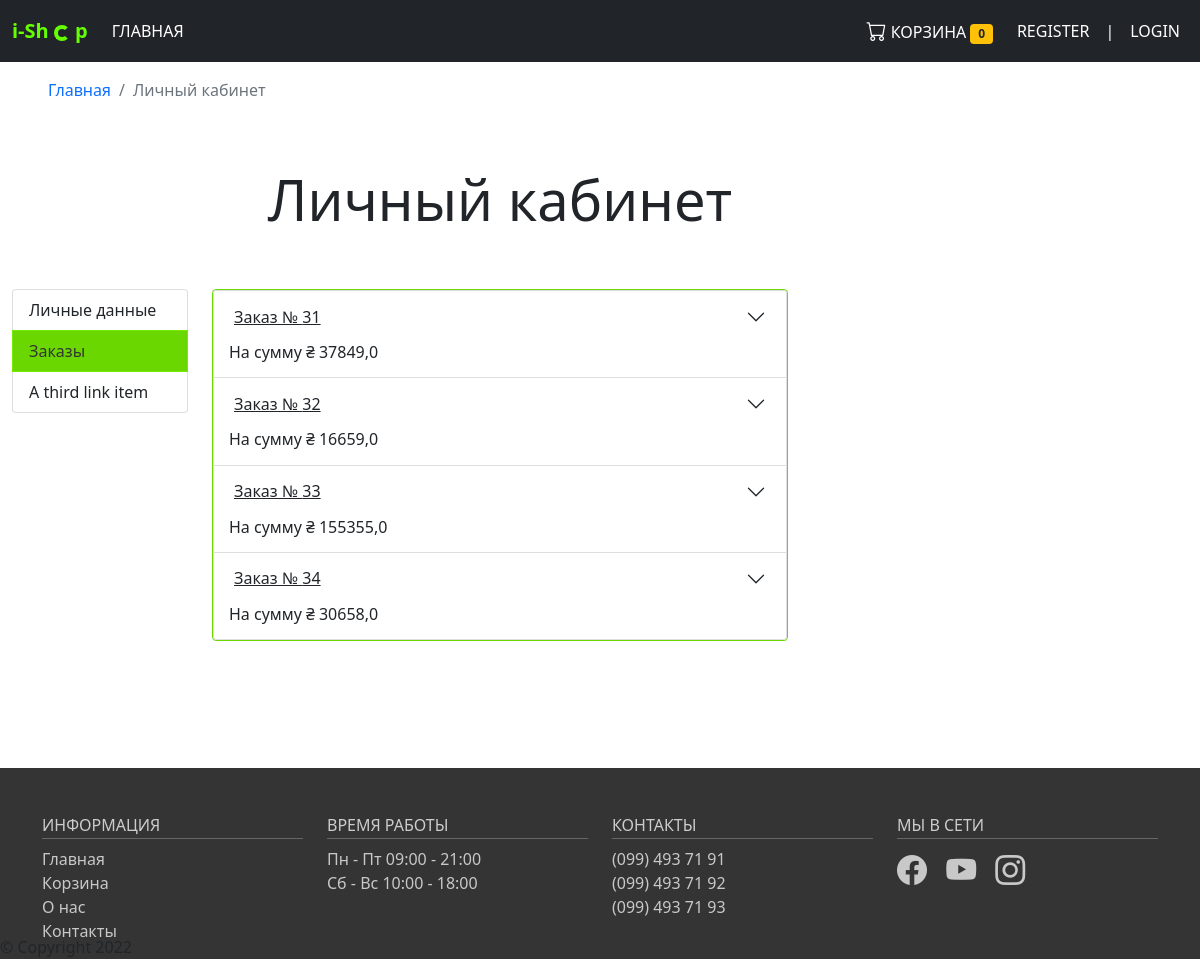
The page /user_orders/ on the database as committed earlier.
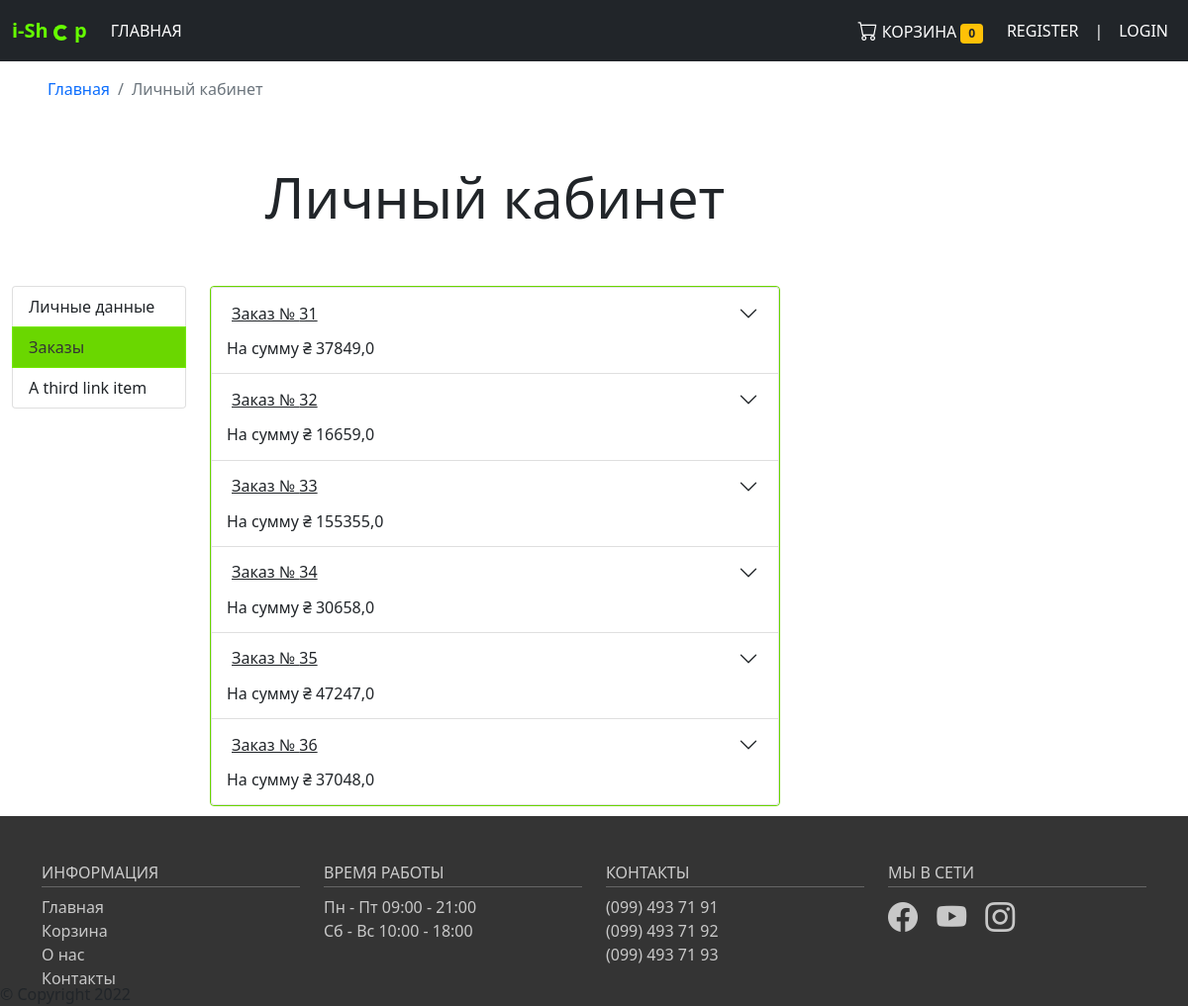
The same page on the database as committed later.
### i_shop/models.py (models this page shows, shortened)
class Order(models.Model):
    user = models.ForeignKey(User, verbose_name='Пользователь', on_delete=models.CASCADE)
    city = models.CharField(max_length=150)
    address = models.CharField(max_length=250)
    payment_type = models.ForeignKey(Payment, verbose_name='Тип оплаты', on_delete=models.SET_NULL, null=True)
    delivery_type = models.ForeignKey(Delivery, verbose_name='Тип доставки', on_delete=models.SET_NULL, null=True)
    total_price = models.FloatField()
    total_to_pay = models.FloatField()
    class Meta:
        verbose_name = 'Заказ'
        verbose_name_plural = 'Заказы'

### i_shop/views.py (the view)
# urls.py: path('user_orders/', views.UserMenuOrders.as_view(), name='user_orders'),
class UserMenuOrders(View):
    def get(self, request):
        if not request.session.get('cart'):
            request.session['cart'] = list()
        cart_content = get_cart_content(request)
        orders = Order.objects.all()
        return render(request, 'i_shop/user_menu_orders.html', {'user': request.user,
                                                                'orders': orders,
                                                                'products': cart_content.products_in_cart,
                                                                'to_pay': cart_content.to_pay,
                                                                'quantity_in_cart': cart_content.quantity_in_cart})

### i_shop/cart.py (called while the page is built, shortened)
def get_cart_content(request):
    products_in_cart = list()
    to_pay = 0
    quantity_in_cart = 0
    if not request.session.get('cart'):
        request.session['cart'] = list()
    return CartItems(products_in_cart=products_in_cart, to_pay=to_pay, quantity_in_cart=quantity_in_cart)

### i_shop/models.py (called while the page is built)
    def get_absolute_url(self):
        return reverse('product_detail', kwargs={"slug": self.category.slug, "product_slug": self.slug})

### templates/i_shop/user_menu_orders.html (shortened to what this page needs)
{% extends 'i_shop/base.html' %}
{% block content %}
<section>
    <nav aria-label="breadcrumb" class="ms-5 mt-3">
        <ol class="breadcrumb">
            <li class="breadcrumb-item">
                <a href="{% url 'home' %}"> Главная </a>
            </li>
            <li class="breadcrumb-item active" aria-current="page"> Личный кабинет </li>
        </ol>
    </nav>
    <div class="container-fluid user_menu">
        <div class="row">
            <div class="col-10 my-5">
                <h1 class="text-center display-4"> Личный кабинет </h1>
            </div>
        </div>
        <div class="row">
            <div class="col-2">
                <div class="list-group">
                    <a href="{% url 'user_info' %}" class="list-group-item list-group-item-action" aria-current="true">
                        Личные данные
                    </a>
                    <a href="{% url 'user_orders' %}" class="list-group-item list-group-item-action active">
                        Заказы
                    </a>
                    <a href="#" class="list-group-item list-group-item-action">A third link item</a>
                </div>
            </div>
            <div class="col-6">
                <div class="border rounded border-primary">
                    <div class="accordion" id="userOrders">
                        {% for order in orders %}
                        <div class="accordion-item">
                            <h2 class="order-detail-header accordion-header" id="headingOne">
                                <a class="accordion-button collapsed" type="button" data-bs-toggle="collapse" data-bs-target="#collapse{{ order.pk }}" aria-expanded="false" aria-controls="collapseOne">
                                    Заказ № {{ order.pk }}
                                </a>
                                <p class="order-total-to-pay"> На сумму ₴ {{ order.total_to_pay }}</p>
                            </h2>
                        </div>
                        {% endfor %}
                    </div>
                </div>
            </div>
        </div>
    </div>
</section>
{% endblock %}

### templates/i_shop/base.html (shortened to what this page needs)
<!DOCTYPE html>
{% load static %}
<html lang="en">
<head>
    <link href="https://cdn.jsdelivr.net/npm/bootstrap@5.1.1/dist/css/bootstrap.min.css" rel="stylesheet"
>
    <link rel="stylesheet" href="https://cdn.jsdelivr.net/npm/bootstrap-icons@1.5.0/font/bootstrap-icons.css">
    <link href="{% static 'styles/style.css' %}" rel="stylesheet" type="text/css">
</head>
<body>
<nav class="navbar navbar-expand-lg navbar-dark bg-dark">
    <div class="container-fluid">
        <a class="navbar-brand" href="{% url 'home' %}">
            i-Sh
            <div class="spinner-border spinner-border-sm" role="status"></div>
            p
        </a>
        <div class="collapse navbar-collapse" id="navbarSupportedContent">
            <ul class="navbar-nav me-auto">
                <li class="nav-item">
                    <a class="nav-link" aria-current="page" href="{% url 'home' %}"> Главная </a>
                </li>
            </ul>
            <ul class="navbar-nav justify-content-end">
                <li class="nav-item px-2">
                    <a class="nav-link" href="#" data-bs-toggle="modal" data-bs-target="#cart-modal">
                        <i class="bi bi-cart" style="font-size: 20px;"></i>
                        Корзина
                        <span class="badge bg-warning text-dark"> {{ quantity_in_cart }} </span>
                    </a>
                </li>
            </ul>
            {% if request.user.is_authenticated %}
            <ul class="navbar-nav justify-content-end px-3">
                <li class="nav-item nav-welcome-text">
                    <span> Добро пожаловать, </span>
                    <a class="nav-welcome-username" aria-current="page" href="{% url 'user_info' %}"> {{ user.username }} </a>
                </li>
            </ul>
            <ul class="navbar-nav justify-content-end">
                <li class="nav-item">
                    <a class="nav-link" aria-current="page" href="{% url 'logout' %}"> Выйти </a>
                </li>
            </ul>
            {% else %}
            <ul class="navbar-nav justify-content-end">
                <li class="nav-item">
                    <a class="nav-link" aria-current="page" href="{% url 'register' %}"> Register </a>
                </li>
            </ul>
            <ul class="navbar-nav justify-content-end">
                <li class="nav-item nav-link">
                    |
                </li>
            </ul>
            <ul class="navbar-nav justify-content-end">
                <li class="nav-item">
                    <a class="nav-link" aria-current="page" href="{% url 'login' %}"> Login </a>
                </li>
            </ul>
            {% endif %}
        </div>
    </div>
</nav>
{% block content%}{% endblock%}
<div class="fixed-bottom">{% block footer%} &copy; Copyright 2022{% endblock%}</div>
<footer>
    <div class="footer pt-5">
        <div class="container">
            <div class="row">
                <div class="col-md-3 col-6">
                    <h4> Информация</h4>
                    <ul class="list-unstyled">
                        <li><a href="{% url 'home' %}"> Главная </a></li>
                        <li><a href="{% url 'cart' %}"> Корзина </a> </li>
                        <li><a href="#"> О нас </a></li>
                        <li><a href="#"> Контакты </a></li>
                    </ul>
                </div>
                <div class="col-md-3 col-6">
                    <h4> Время работы </h4>
                    <ul class="list-unstyled">
                        <li> Пн - Пт 09:00 - 21:00</li>
                        <li> Сб - Вс 10:00 - 18:00</li>
                    </ul>
                </div>
                <div class="col-md-3 col-6">
                    <h4> Контакты </h4>
                    <ul class="list-unstyled">
                        <li><a href="tel:+380994937191"> (099) 493 71 91 </a></li>
                        <li><a href="tel:+380994937192"> (099) 493 71 92 </a></li>
                        <li><a href="tel:+380994937193"> (099) 493 71 93 </a></li>
                    </ul>
                </div>
                <div class="col-md-3 col-6">
                    <h4> Мы в сети  </h4>
                    <div class="footer-icons">
                        <a href="https://www.facebook.com/pristyaga">
                            <i class="bi bi-facebook"></i>
                        </a>
                        <a href="https://www.youtube.com/channel/UCrGAu732hiXPOP0zzOOSvfQ">
                            <i class="bi bi-youtube"></i>
                        </a>
                        <a href="https://www.instagram.com/oleffkaaa/">
                            <i class="bi bi-instagram"></i>
                        </a>
                    </div>
                </div>
            </div>
        </div>
    </div>
</footer>
</body>
</html>

### static/styles/style.css (style rules this page uses)
.navbar-dark .navbar-nav .nav-link { color: #fff; font-weight: 500; text-transform: uppercase; }
.navbar-dark .navbar-brand { color: #66ff00; font-weight: 600; }
.footer { background-color: #343434; margin-top: 10px; }
.footer h4 { color: #ccc; text-transform: uppercase; font-size: 16px; border-bottom: 1px solid #666; padding-bottom: 3px; }
.footer a, .footer li { color: #c8c8c8; }
.footer-icons a { display: inline-block; margin-right: 15px; font-size: 30px; }
li a { text-decoration: none; transition: all .3s; }
.user_menu { min-height: 80vh; }
.list-group-item.active { background-color: #6AD700; border-color: #74EA00; color: #343434; }
.border-primary { border-color: #6AD700!important; }
.order-total-to-pay { margin: 0 0 15px 15px; }
.order-total-to-pay { font-size: 1rem; }

Rows that differ between the two databases and show on the page:
added Order: pk "35", total_to_pay "47247,0"
added Order: pk "36", total_to_pay "37048,0"
